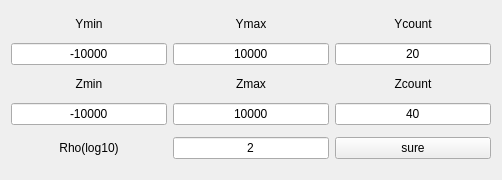
<?xml version="1.0" encoding="UTF-8"?>
<ui version="4.0">
 <class>NewModel</class>
 <widget class="QWidget" name="NewModel">
  <property name="geometry">
   <rect>
    <x>0</x>
    <y>0</y>
    <width>502</width>
    <height>180</height>
   </rect>
  </property>
  <property name="windowTitle">
   <string>Form</string>
  </property>
  <layout class="QVBoxLayout" name="verticalLayout">
   <item>
    <layout class="QHBoxLayout" name="horizontalLayout" stretch="1,1,1">
     <item>
      <widget class="QLabel" name="label_Ymin">
       <property name="sizePolicy">
        <sizepolicy hsizetype="Preferred" vsizetype="Fixed">
         <horstretch>0</horstretch>
         <verstretch>0</verstretch>
        </sizepolicy>
       </property>
       <property name="text">
        <string>Ymin</string>
       </property>
       <property name="alignment">
        <set>Qt::AlignCenter</set>
       </property>
      </widget>
     </item>
     <item>
      <widget class="QLabel" name="label_Ymax">
       <property name="sizePolicy">
        <sizepolicy hsizetype="Preferred" vsizetype="Fixed">
         <horstretch>0</horstretch>
         <verstretch>0</verstretch>
        </sizepolicy>
       </property>
       <property name="text">
        <string>Ymax</string>
       </property>
       <property name="alignment">
        <set>Qt::AlignCenter</set>
       </property>
      </widget>
     </item>
     <item>
      <widget class="QLabel" name="label_Ycount">
       <property name="sizePolicy">
        <sizepolicy hsizetype="Preferred" vsizetype="Fixed">
         <horstretch>0</horstretch>
         <verstretch>0</verstretch>
        </sizepolicy>
       </property>
       <property name="text">
        <string>Ycount</string>
       </property>
       <property name="alignment">
        <set>Qt::AlignCenter</set>
       </property>
      </widget>
     </item>
    </layout>
   </item>
   <item>
    <layout class="QHBoxLayout" name="horizontalLayout_2" stretch="1,1,1">
     <item>
      <widget class="QLineEdit" name="lineEdit_Ymin">
       <property name="text">
        <string>-10000</string>
       </property>
       <property name="alignment">
        <set>Qt::AlignCenter</set>
       </property>
      </widget>
     </item>
     <item>
      <widget class="QLineEdit" name="lineEdit_Ymax">
       <property name="text">
        <string>10000</string>
       </property>
       <property name="alignment">
        <set>Qt::AlignCenter</set>
       </property>
      </widget>
     </item>
     <item>
      <widget class="QLineEdit" name="lineEdit_Ycount">
       <property name="text">
        <string>20</string>
       </property>
       <property name="alignment">
        <set>Qt::AlignCenter</set>
       </property>
      </widget>
     </item>
    </layout>
   </item>
   <item>
    <layout class="QHBoxLayout" name="horizontalLayout_3" stretch="1,1,1">
     <item>
      <widget class="QLabel" name="label_Zmin">
       <property name="sizePolicy">
        <sizepolicy hsizetype="Preferred" vsizetype="Fixed">
         <horstretch>0</horstretch>
         <verstretch>0</verstretch>
        </sizepolicy>
       </property>
       <property name="text">
        <string>Zmin</string>
       </property>
       <property name="alignment">
        <set>Qt::AlignCenter</set>
       </property>
      </widget>
     </item>
     <item>
      <widget class="QLabel" name="label_Zmax">
       <property name="sizePolicy">
        <sizepolicy hsizetype="Preferred" vsizetype="Fixed">
         <horstretch>0</horstretch>
         <verstretch>0</verstretch>
        </sizepolicy>
       </property>
       <property name="text">
        <string>Zmax</string>
       </property>
       <property name="alignment">
        <set>Qt::AlignCenter</set>
       </property>
      </widget>
     </item>
     <item>
      <widget class="QLabel" name="label_Zcount">
       <property name="sizePolicy">
        <sizepolicy hsizetype="Preferred" vsizetype="Fixed">
         <horstretch>0</horstretch>
         <verstretch>0</verstretch>
        </sizepolicy>
       </property>
       <property name="text">
        <string>Zcount</string>
       </property>
       <property name="alignment">
        <set>Qt::AlignCenter</set>
       </property>
      </widget>
     </item>
    </layout>
   </item>
   <item>
    <layout class="QHBoxLayout" name="horizontalLayout_4" stretch="1,1,1">
     <item>
      <widget class="QLineEdit" name="lineEdit_Zmin">
       <property name="text">
        <string>-10000</string>
       </property>
       <property name="alignment">
        <set>Qt::AlignCenter</set>
       </property>
      </widget>
     </item>
     <item>
      <widget class="QLineEdit" name="lineEdit_Zmax">
       <property name="text">
        <string>10000</string>
       </property>
       <property name="alignment">
        <set>Qt::AlignCenter</set>
       </property>
      </widget>
     </item>
     <item>
      <widget class="QLineEdit" name="lineEdit_Zcount">
       <property name="text">
        <string>40</string>
       </property>
       <property name="alignment">
        <set>Qt::AlignCenter</set>
       </property>
      </widget>
     </item>
    </layout>
   </item>
   <item>
    <layout class="QHBoxLayout" name="horizontalLayout_5" stretch="1,1,1">
     <item>
      <widget class="QLabel" name="label_rho">
       <property name="text">
        <string>Rho(log10)</string>
       </property>
       <property name="alignment">
        <set>Qt::AlignCenter</set>
       </property>
      </widget>
     </item>
     <item>
      <widget class="QLineEdit" name="lineEdit_rho">
       <property name="text">
        <string>2</string>
       </property>
       <property name="alignment">
        <set>Qt::AlignCenter</set>
       </property>
      </widget>
     </item>
     <item>
      <widget class="QPushButton" name="pushButton_sure">
       <property name="sizePolicy">
        <sizepolicy hsizetype="Expanding" vsizetype="Fixed">
         <horstretch>0</horstretch>
         <verstretch>0</verstretch>
        </sizepolicy>
       </property>
       <property name="text">
        <string>sure</string>
       </property>
      </widget>
     </item>
    </layout>
   </item>
  </layout>
 </widget>
 <resources/>
 <connections/>
</ui>
